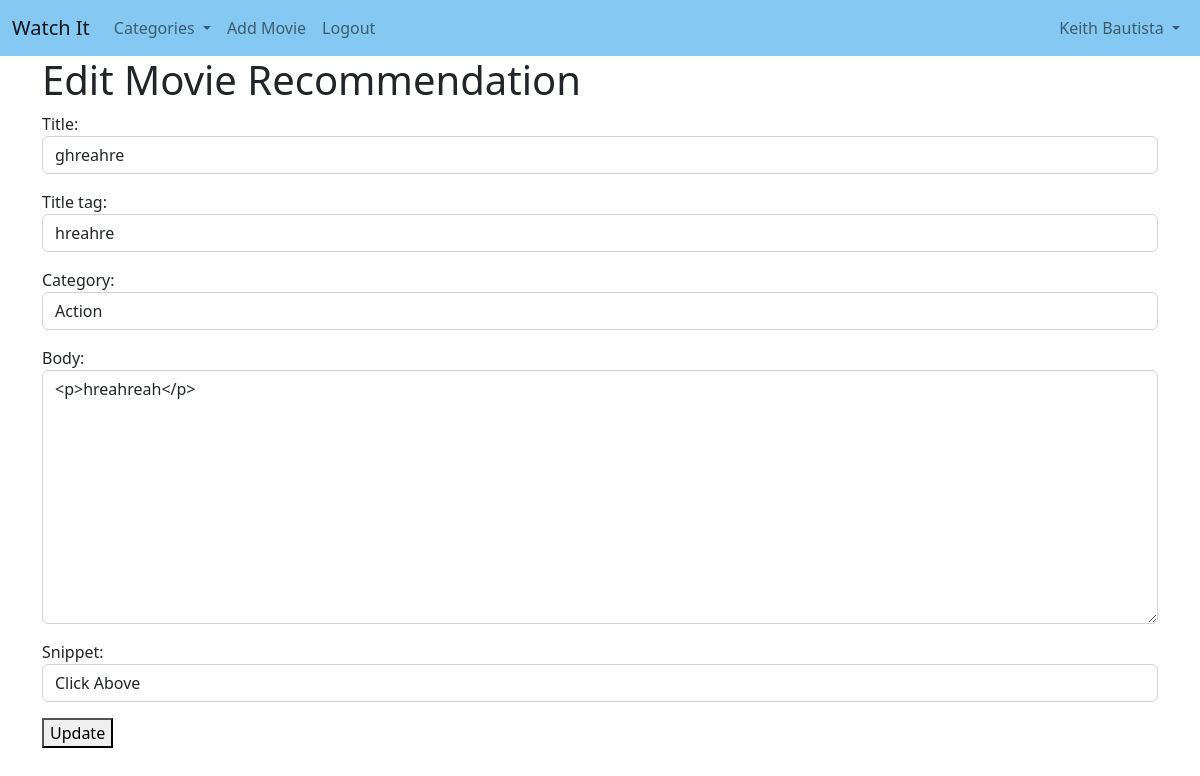
Screenshot of /movie/edit/28 (signed in) with the database file from the repository.
### watchit/models.py (models this page shows, shortened)
class Post(models.Model):
    title = models.CharField(max_length=255)
    title_tag = models.CharField(max_length=255)
    header_image = CloudinaryField('image', default='default')
    author = models.ForeignKey(User, on_delete=models.CASCADE)
    """This will delete all of users' posts"""
    body = RichTextField(blank=True, null=True)
    post_date = models.DateField(auto_now_add=True)
    category = models.CharField(max_length=255, default='Action')
    snippet = models.CharField(max_length=255, default='Click Above')
    likes = models.ManyToManyField(User, related_name='blog_posts')

### watchit/views.py (the view)
# urls.py: path('movie/edit/<int:pk>', UpdateMovieView.as_view(), name="edit-movie"),
class UpdateMovieView(UpdateView):
    model = Post
    form_class = UpdatePost
    template_name = 'movie_update.html'
    def get_context_data(self, *args, **kwargs):
        category_menu = Category.objects.all()
        context = super(UpdateMovieView, self).get_context_data(
            *args,
            **kwargs)
        context["category_menu"] = category_menu
        return context

### watchit/forms.py
class UpdatePost(forms.ModelForm):
    class Meta:
        model = Post
        fields = ('title', 'title_tag', 'category', 'body', 'snippet')
        widgets = {
            'title': forms.TextInput(attrs={'class': 'form-control'}),
            'title_tag': forms.TextInput(attrs={'class': 'form-control'}),
            'category': forms.Select(choices=choice_list, attrs={
                'class': 'form-control'}),
            'body': forms.Textarea(attrs={'class': 'form-control'}),
            'snippet': forms.TextInput(attrs={'class': 'form-control'}),
            }

### watchit/models.py (called while the page is built)
    def __str__(self):
        return self.name

### watchit/templates/movie_update.html (shortened to what this page needs)
{% extends 'base.html' %}
{% block content %}
<div class="container">
    {% if user.is_authenticated %}
        {% if user.id == post.author.id %}
        <h1>Edit Movie Recommendation</h1>
        <div class="form-group">
            <form method="POST">
                {{ form.as_p }}
                <button>Update</button>
        </div>
        {% else %}
        <h1>You cannot edit this page</h1>
        {% endif %}
    {% else %}
        <h1>You are not logged in</h1>
            <button class="nav-link" href="{% url 'registration' %}">Register</button>
            <button class="nav-link" href="{% url 'login' %}">Login</button>
    {% endif %}
</div>
{% endblock %}

### watchit/templates/base.html (shortened to what this page needs)
{% load static %}
<!doctype html>
<html lang="en">
  <head>
    <link rel="stylesheet" href="https://cdnjs.cloudflare.com/ajax/libs/OwlCarousel2/2.3.4/assets/owl.carousel.min.css" />
    <link rel="stylesheet" href="https://cdnjs.cloudflare.com/ajax/libs/OwlCarousel2/2.3.4/assets/owl.theme.default.min.css" />    <link rel="stylesheet" href="{% static 'css/style.css' %}">
    <link href="https://cdn.jsdelivr.net/npm/bootstrap@5.2.2/dist/css/bootstrap.min.css" rel="stylesheet">
    <link rel="stylesheet" href="{% static 'css/style.css' %}">
  </head>
<body>
    <nav class="navbar navbar-expand-lg bg-light" id="navBarStyle">
        <div class="container-fluid">
          <a class="navbar-brand" href="{% url 'home' %}">Watch It</a>
          <div class="collapse navbar-collapse" id="navbarSupportedContent">
            <ul class="navbar-nav me-auto mb-2 mb-lg-0">
              <li class="nav-item dropdown">
                <a class="nav-link dropdown-toggle" href="#" id="navbarDropdown" role="button" data-toggle="dropdown" aria-haspopup="true" aria-expanded="false">
                  Categories
                </a>
              </li>
              {% if user.is_authenticated %}
              <li class="nav-item">
                <a class="nav-link" href="{% url 'add-movie' %}">Add Movie</a>
              </li>
              <li class="nav-item">
                <a class="nav-link" href="{% url 'logout' %}">Logout</a>
              </li>
              </ul>
              <ul class="navbar-nav mr-auto">
                <li class="nav-item dropdown">
                  <a class="nav-link dropdown-toggle" href="#" id="navbarDropdown" role="button" data-toggle="dropdown" aria-haspopup="true" aria-expanded="false">
                    {{user.first_name}} {{user.last_name}}
                  </a>
                </li>
              </ul>
              {% endif %}
          </div>
        </div>
      </nav>
    {% block content %}
    {% endblock %}
</body>
</html>

### watchit/static/css/style.css (style rules this page uses)
body { word-wrap: break-word; }
#navBarStyle, #watchItInfo { background-color: rgba(52, 165, 235, .6)!important; }

### rows the page displays
Post: title "ghreahre", title_tag "hreahre", category "Action", body "<p>hreahreah</p>", snippet "Click Above"

### other values shown
{{ user.first_name }} "Keith"
{{ user.last_name }} "Bautista"
